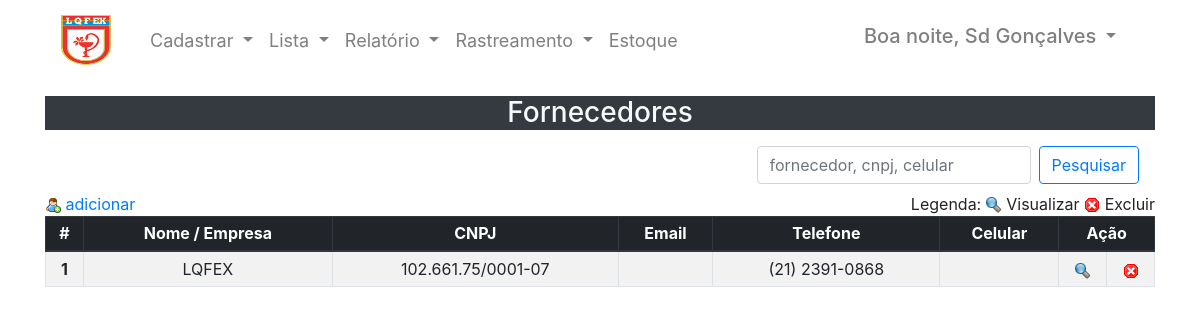
/php/list_fornecedor.php?p=LQFEX (signed in), run on the app's committed database.
### tables this page shows
CREATE TABLE IF NOT EXISTS `cw_fornecedor` (
  `id_fornecedor` int(11) NOT NULL AUTO_INCREMENT,
  `nome_fornecedor` varchar(100) NOT NULL,
  `endereco_fornecedor` varchar(500) NOT NULL,
  `telefone_fornecedor` varchar(20) DEFAULT '-',
  `celular_fornecedor` varchar(20) DEFAULT '-',
  `email_fornecedor` varchar(50) DEFAULT '-',
  `cnpj_fornecedor` varchar(20) NOT NULL,
  PRIMARY KEY (`id_fornecedor`)
);

### conexao/database.php (called while the page is built, shortened)
<?php
function DBRead($table, $params = null, $fields = '*') {
    $table = DB_PREFIX . '_' . $table;
    $params = ($params) ? " {$params}" : null;
    $query = "SELECT {$fields} FROM {$table}{$params}";
    $result = DBExecute($query);
    if (!mysqli_num_rows($result)) {
        return false;
    } else {
        while ($res = mysqli_fetch_assoc($result)) {
            $data[] = $res;
        }
        return $data;
    }
}
function DBExecute($query, $insertId = false) {
    $link = DBConnect();
    $result = @mysqli_query($link, $query) or die(mysqli_error());
    return $result;
}

### php/list_fornecedor.php (the view, shortened to what this page needs)
<?php
try {
    require_once 'head.php';
    require_once '..\conexao\database.php';
    require_once 'header.php';
    ?>
    <div class="row">
        <div class="col-12">
            <h3 class="h3 text-center bg-dark text-light">Fornecedores</h3>
        </div>
    </div>
    <div class="row navbar">
        <div class="col mr-auto"></div>
        <div class="col-auto">
            <form action="<?php echo $_SERVER['PHP_SELF']; ?>" method="get" class="form-inline">
                <input class="form-control mr-sm-2" type="search" placeholder="fornecedor, cnpj, celular" name="p" aria-label="Search">
                <button class="btn btn-outline-primary my-2 my-sm-0" type="submit" name="btpesq">Pesquisar</button>
            </form>
        </div>
    </div>
    <div class="row">
        <div class="col-4 mr-auto"><a href="insert_fornecedor.php"><img src="../_assets/_img/user_add.png" /> adicionar</a></div>
        <div class="col-auto">
            <div>Legenda: <img src="../_assets/_img/lupa.ico" /> Visualizar <img src="../_assets/_img/cancel.png" /> Excluir</div>
        </div>
    </div>
    <div class="row">
        <div class="table-responsive  col-12">
            <table style="text-align: center;" class="table table-sm table-hover table-striped table-bordered">
                <thead class="thead-dark">
                    <tr>
                        <th scope="row">#</th>
                        <th scope="col">Nome / Empresa</th>
                        <th scope="col">CNPJ</th>
                        <th scope="col">Email</th>
                        <th scope="col">Telefone</th>
                        <th scope="col">Celular</th>
                        <th scope="col" colspan="2">Ação</th>
                    </tr>
                </thead>
                <tbody>
                    <?php
                    if (isset($_GET['p'])) {
                        $pagina = (isset($_GET['pagina'])) ? (int) $_GET['pagina'] : 1;
                        $maximo = 10;
                        $inicio = (($maximo * $pagina) - $maximo);
                        $pesq = addslashes($_GET['p']);
                        $fornecedor = DBRead("fornecedor", "WHERE nome_fornecedor LIKE '%{$pesq}%' "
                                . "OR endereco_fornecedor LIKE '%{$pesq}%' "
                                . "OR telefone_fornecedor LIKE '%{$pesq}%' "
                                . "OR celular_fornecedor LIKE '%{$pesq}%' "
                                . "OR email_fornecedor LIKE '%{$pesq}%' "
                                . "OR cnpj_fornecedor LIKE '%{$pesq}%' "
                                . "ORDER BY nome_fornecedor LIMIT {$inicio}, {$maximo}");
                        if ($fornecedor == false) {
                            ?>
                            <tr>
                                <td colspan="9">Não existem fornecedores com esta pesquisa!</td>
                            </tr>
                            <?php
                        } else {
                            $q = 1;
                            foreach ($fornecedor as $a) {
                                ?>
                                <tr>
                                    <th scope="row"><?php echo $q++; ?></th>
                                    <td><?php echo $a['nome_fornecedor'] ?></td>
                                    <td><?php echo $a['cnpj_fornecedor'] ?></td>
                                    <td><?php echo $a['email_fornecedor'] ?></td>
                                    <td><?php echo $a['telefone_fornecedor'] ?></td>
                                    <td><?php echo $a['celular_fornecedor'] ?></td>
                                    <td title="Visualizar"><a href="alt_fornecedor.php?f=<?php echo $a['id_fornecedor'] ?>" onclick="return confirm('Deseja visualizar este Fornecedor?')"><img src="../_assets/_img/lupa.ico" /></a></td>
                                    <td title="Excluir"><a href="del_fornecedor.php?f=<?php echo $a['id_fornecedor'] ?>" onclick="return confirm('Deseja excluir Fornecedor?')"><img src="../_assets/_img/cancel.png" /></a></td>
                                </tr>
                                <?php
                            }
                        }
                        ?>
                    </tbody>
                </table>
            </div>
        </div>
            <?php
    }
    require_once 'rodape.php';
} catch (Exception $e) {
    echo $e->getMessage();
}

### data on the page
cw_fornecedor: nome_fornecedor "LQFEX", cnpj_fornecedor "102.661.75/0001-07", telefone_fornecedor "(21) 2391-0868"

### other printed values
$no "Sd Gonçalves"
